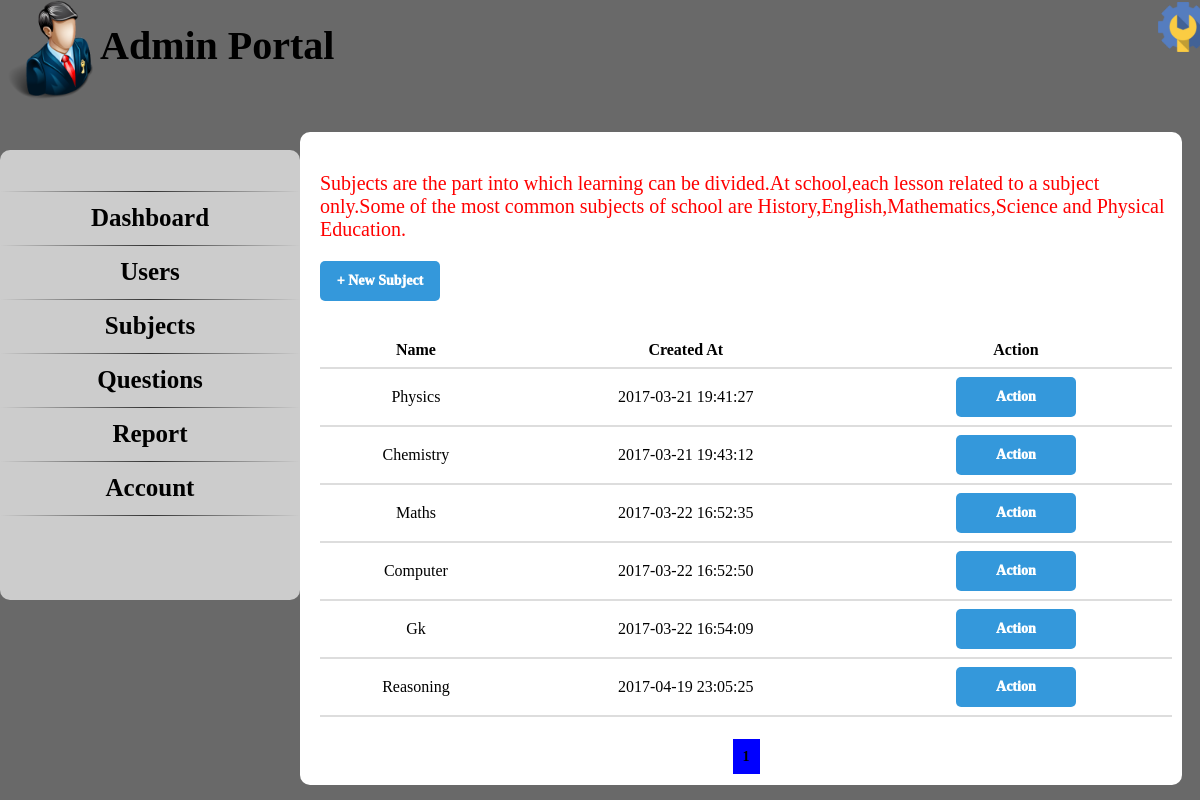
Page /admin/sublist.php (signed in) on the committed database.
### tables this page shows
CREATE TABLE IF NOT EXISTS `sub` (
  `id` int NOT NULL AUTO_INCREMENT,
  `name` varchar(30) NOT NULL,
  `created_at` datetime NOT NULL DEFAULT CURRENT_TIMESTAMP,
  PRIMARY KEY (`id`)
);

### admin/sublist.php (the view, shortened to what this page needs)
<html>
<?php include 'common/header.php';
$sql = "SELECT COUNT(*) FROM sub";
$result = mysqli_query($link, $sql) or trigger_error("SQL", E_USER_ERROR);
$r = mysqli_fetch_row($result);
$numrows = $r[0];
$rowsperpage = 10;
$totalpages = ceil($numrows / $rowsperpage);
if (isset($_GET['currentpage']) && is_numeric($_GET['currentpage'])) {
   $currentpage = (int) $_GET['currentpage'];
} else {
   $currentpage = 1;
}
$offset = ($currentpage - 1) * $rowsperpage;
?>
<body>
<div class="container">
<p class="sptext">Subjects are the part into which learning can be divided.At school,each lesson related to a subject only.Some of the most common subjects
of school are History,English,Mathematics,Science and Physical Education.</p>
<a href="subject.php"><button class="submit" name="New Subject">+ New Subject</button></a>
<br><br><br>
<table class="utable">
<tr>
<th>Name</th>
<th>Created At</th>
<th>Action</th>
</tr>
<?php
$sql = "SELECT * FROM sub LIMIT $offset, $rowsperpage";
$query = mysqli_query($link,$sql);
while($row = mysqli_fetch_array($query))
{
	$name = $row['name'];
	$create_at = $row['created_at'];
	echo '<tr>';
	echo '<td>'.$name.'</td>';
	echo '<td>'.$create_at.'</td>';
	echo '<td><button class="submit">Action</button></td>';
	echo '</tr>';
}
?>
</table>
<br>
<br>
<center>
<?php
$range = 5;
for ($x = ($currentpage - $range); $x < (($currentpage + $range) + 1); $x++) {
   if (($x > 0) && ($x <= $totalpages)) {
      if ($x == $currentpage) {
         echo "<span class='currentpage'><b> $x </b> </span>";
      } else {
         echo " <span class='paginate'><a href='{$_SERVER['PHP_SELF']}?currentpage=$x'> $x </a></span> ";
      }
   }
}
		?>
</center>
</div>
</body>
</html>

### admin/css/style.css (style rules this page uses)
body { background-color:#696969; margin:0; font-family: Georgia,Times,Times New Roman,serif; font-size: 14px; }
a { text-decoration:none; color:#000; font-weight:bold; }
.submit { background-color:#3498db; width:120px; height:40px; border: 0; padding:5px; border-radius:5px; font-family: Georgia,Times,Times New Roman,serif; font-size: 14px; font-weight:1000; color:#fff; cursor: pointer; }
.container { position:absolute; margin-left:25%; margin-top:11%; width:71%; height:auto; background-color:#fff; padding-left:20px; padding-top:20px; padding-bottom:20px; padding-right:10px; border-radius:10px; word-wrap: break-word; }
.sptext { font-size:20px; color:red; }
.utable { width:100%; text-align:center; border-collapse: collapse; }
.utable th, .utable td { padding: 8px; text-align: left; border-bottom: 2px solid #ddd; text-align:center; }
.currentpage { height:auto; width:auto; background-color:blue; color:#000; padding:10px; text-align:center; }

### rows in the picture
sub: name "Physics", created_at "2017-03-21 19:41:27"
sub: name "Chemistry", created_at "2017-03-21 19:43:12"
sub: name "Maths", created_at "2017-03-22 16:52:35"
sub: name "Computer", created_at "2017-03-22 16:52:50"
sub: name "Gk", created_at "2017-03-22 16:54:09"
sub: name "Reasoning", created_at "2017-04-19 23:05:25"
